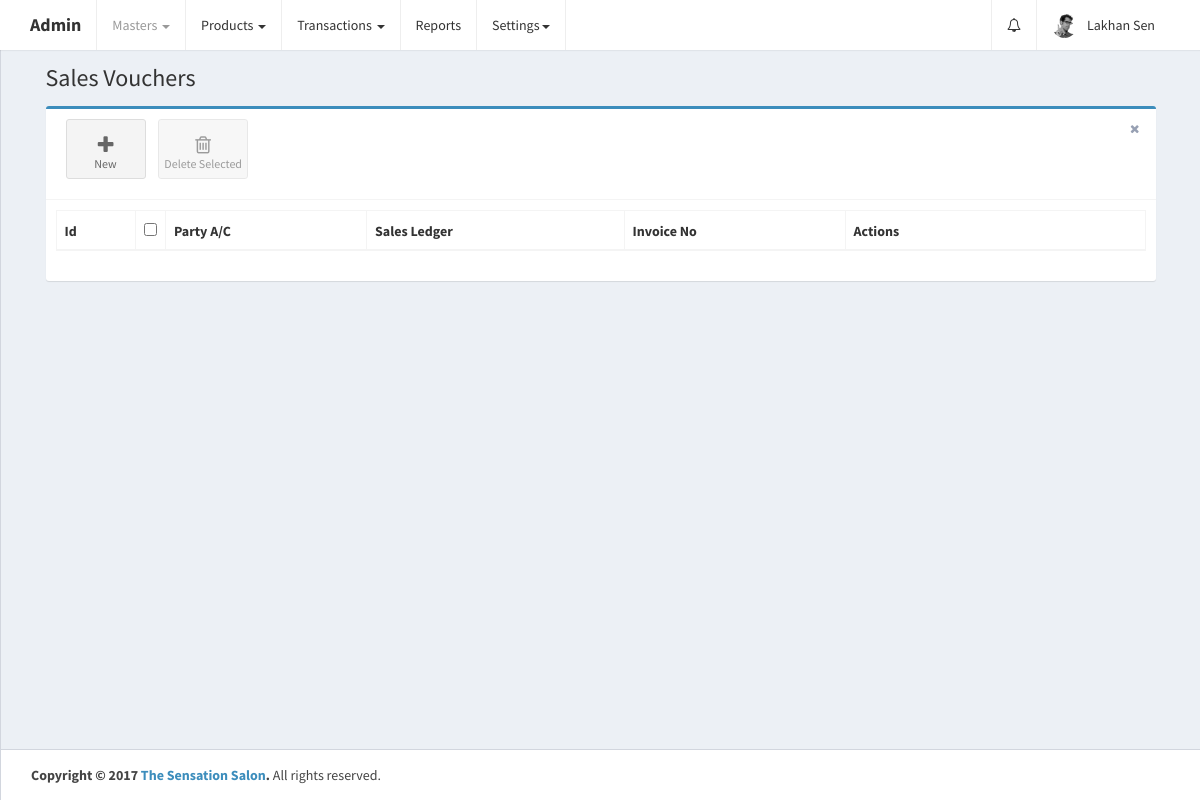
The app's page /home.php?controller=sale&action=getbills (signed in), older data.
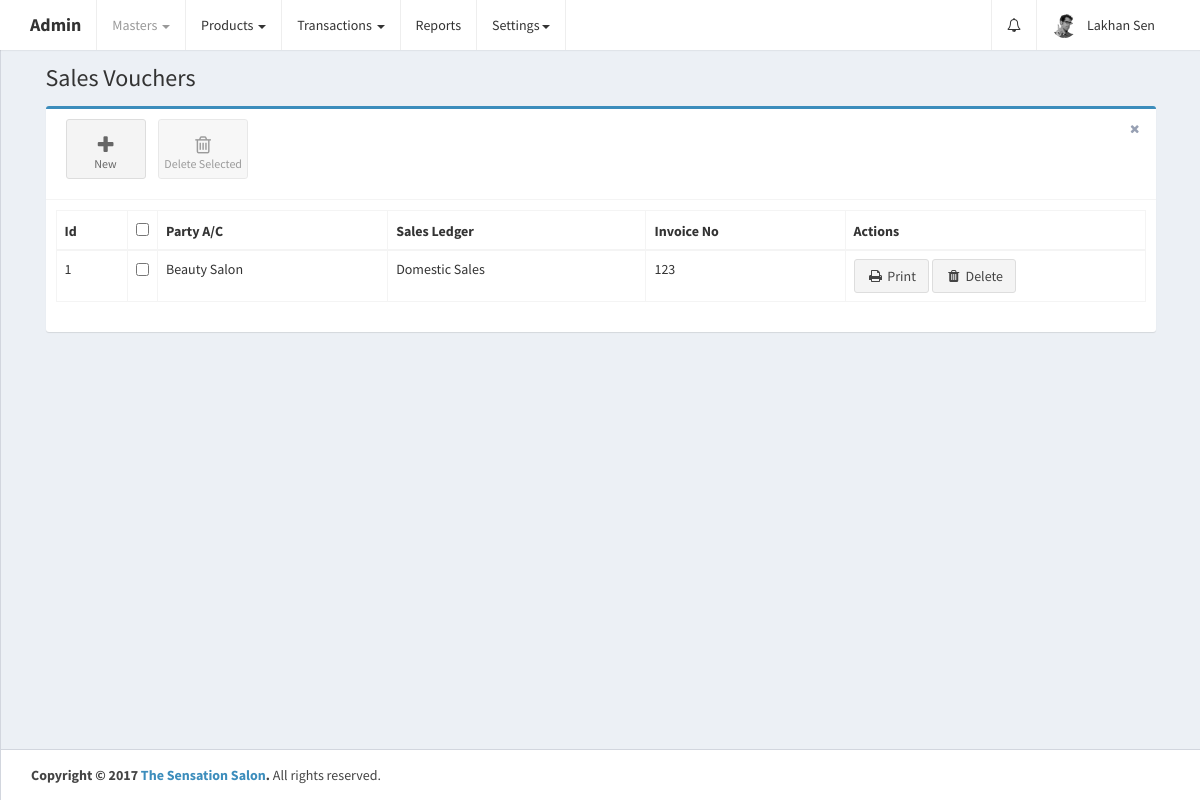
The same page, newer data.
### tables this page shows
CREATE TABLE `sale_vouchers` (
  `id` int(11) UNSIGNED NOT NULL,
  `date` date DEFAULT NULL,
  `sales_ledger_id` int(11) DEFAULT NULL,
  `invoice_no` varchar(255) DEFAULT NULL,
  `invoice_date` date DEFAULT NULL,
  `sales_type_id` int(11) DEFAULT NULL,
  `party_id` int(11) DEFAULT NULL,
  `products_data` longtext COMMENT 'product_id, target_account_id, product_name, hsn_code, mrp, qty, final_updated_qty, discount_percentage, discount_rs, cgst_percentage, cgst_rs, sgst_percentage, sgst_rs, igst_percentage, igst_rs, total_amount',
  `total_qty` int(11) DEFAULT NULL,
  `total_rate_per_unit` double DEFAULT NULL,
  `total_discount_percentage` double DEFAULT NULL,
  `total_discount_rs` double DEFAULT NULL,
  `total_cgst_percentage` double DEFAULT NULL,
  `total_cgst_rs` double DEFAULT NULL,
  `total_sgst_percentage` double DEFAULT NULL,
  `total_sgst_rs` double DEFAULT NULL,
  `total_igst_percentage` double DEFAULT NULL,
  `total_igst_rs` double DEFAULT NULL,
  `total_bill_amount` double DEFAULT NULL,
  `is_deleted` tinyint(1) NOT NULL DEFAULT '0',
  `created_at` datetime NOT NULL DEFAULT CURRENT_TIMESTAMP,
  `updated_at` datetime NOT NULL DEFAULT CURRENT_TIMESTAMP ON UPDATE CURRENT_TIMESTAMP
);

### controllers/SaleController.php (called while the page is built, shortened)
<?php
class SaleController {
    public $saleobj;
    public function __construct() {
        require_once 'models/Sale.php';
        $this->saleobj = new Sale();
        require_once 'models/AccountGroup.php';
        $this->accountgroupobj = new AccountGroup();
    }
    public function getbills() {
        $sales_vouchers = array();
        $sales_vouchers_res = $this->saleobj->getSaleVouchers();
        if ($sales_vouchers_res->num_rows > 0) {
            while ($sales_voucher = $sales_vouchers_res->fetch_assoc()) {
                $sales_ledger_res = $this->accountgroupobj->getAccountGroup($sales_voucher['sales_ledger_id']);
                if ($sales_ledger_res->num_rows > 0) {
                    while ($sales_ledger = mysqli_fetch_assoc($sales_ledger_res)) {
                        $sales_voucher['sales_ledger_name'] = ucwords($sales_ledger['name']);
                    }
                }
                $party_res = $this->accountgroupobj->getAccountGroup($sales_voucher['party_id']);
                if ($party_res->num_rows > 0) {
                    while ($party = mysqli_fetch_assoc($party_res)) {
                        $sales_voucher['party_ac_name'] = ucwords($party['name']);
                    }
                }
                $sales_vouchers[] = $sales_voucher;
            }
        }
        require_once APP_DIR . '/views/layout.php';
    }
}
?>

### home.php (called while the page is built, shortened)
<?php
require_once 'config/database.php';
require_once 'config/routes.php';
?>

### config/Database.php (called while the page is built)
<?php
class Database {
    public function connect() {
        $conn = new mysqli('localhost', 'root', '', 'thesensationbeautycentre');
        if ($conn->connect_error) {
            die("Connection failed: " . $conn->connect_error);
        } else {
            return $conn;
        }
    }
}
?>

### models/Sale.php (called while the page is built, shortened)
<?php
class Sale {
    public $conn;
    public function __construct() {
        $db = new Database();
        $this->conn = $db->connect();
    }
    public function getSaleVouchers() {
        $sale_vouchers = $this->conn->query('SELECT * FROM sale_vouchers ORDER BY id DESC');
        return $sale_vouchers;
    }
}
?>

### models/AccountGroup.php (called while the page is built, shortened)
<?php
class AccountGroup {
    public $conn;
    public function __construct() {
        $db = new Database();
        $this->conn = $db->connect();
    }
    public function getAccountGroup($id) {
        $account_group = $this->conn->query('SELECT * FROM account_groups WHERE id=' . $id);
        return $account_group;
    }
}
?>

### views/sale_bills.php (the view, shortened to what the changed rows need)
<link rel="stylesheet" href="public/plugins/datatables/dataTables.bootstrap.css">
<div class="row">
    <div class="col-xs-12">
        <div class="box box-primary">
            <div class="box-body">
                <div class="table-responsive">
                    <table id="sales_vouchers_table" class="table table-bordered table-hover" role="grid" aria-describedby="sales_vouchers_table_info">
                        <thead>
                            <tr>
                                <th>Id</th>
                                <th data-orderable="false" width="20px">
                                    <input type="checkbox" class="select-all">
                                </th>
                                <th>Party A/C</th>
                                <th>Sales Ledger</th>
                                <th>Invoice No</th>
                                <th data-orderable="false" width="300px">Actions</th>
                            </tr>
                        </thead>
                        <?php
                        if (isset($sales_vouchers)) {
                            ?>
                            <tbody>
                                <?php
                                foreach ($sales_vouchers as $sales_voucher) {
                                    ?>
                                    <tr id="tr_<?php echo $sales_voucher['id']; ?>">
                                        <td><?php echo $sales_voucher['id']; ?></td>
                                        <td><input type="checkbox" name="select_sales_vouchers[]" data-id="<?php echo $sales_voucher['id']; ?>"></td>
                                        <td><?php echo $sales_voucher['party_ac_name']; ?></td>
                                        <td><?php echo $sales_voucher['sales_ledger_name']; ?></td>
                                        <td><?php echo $sales_voucher['invoice_no']; ?></td>
                                        <td>
                                            <a href="?controller=sale&action=printBill&id=<?php echo $sales_voucher['id']; ?>" class="btn btn-default" target="_blank"><i class="fa fa-fw fa-print"></i> Print</a>
                                            <a href="" class="delete btn btn-default" data-id="<?php echo $sales_voucher['id']; ?>"><i class="fa fa-fw fa-trash"></i> Delete</a>
                                        </td>
                                    </tr>
                                    <?php
                                }
                                ?>
                            </tbody>
                            <?php
                        }
                        ?>
                    </table>
                </div>
            </div>
        </div>
    </div>
</div>

Row changes from the older to the newer data that the page shows:
added sale_vouchers: id "1", party_ac_name "Beauty Salon", sales_ledger_name "Domestic Sales", invoice_no "123"
